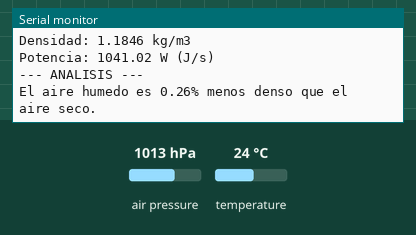
Simulated run of this sketch. Board: Arduino Uno, built with avr-gcc and run on an emulated ATmega328P. Parts: the last lines printed to the serial monitor. Inputs (shaded band) come from the test bench; at power-on: air pressure 1013 hPa, temperature 24 °C.

Above: at 6.1 s.
6.2 s: air pressure set to 952 hPa
At 10.7 s:
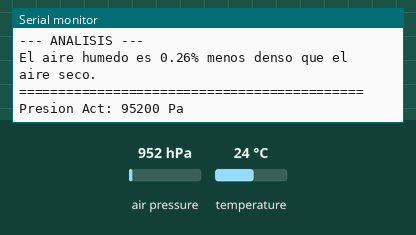
12.5 s: temperature set to 12 °C
At 17.0 s:
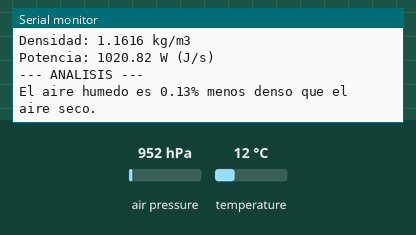
18.8 s: air pressure set to 975 hPa
At 22.4 s:
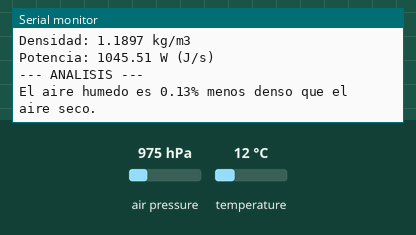
Timing chart, 0 to 23.9 s (numbered marks = the images above; inputs shaded):
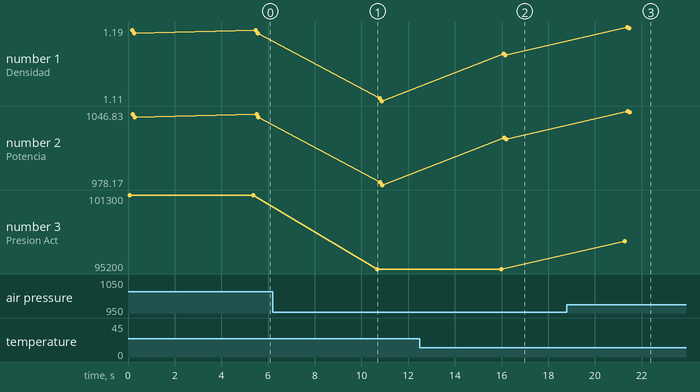

The sketch:

DENSIDAD_Y_VELOCIDAD.ino
```cpp
#include <Wire.h>
#include <Adafruit_BMP085.h>

Adafruit_BMP085 bmp;// objeto que usara el sensor

// --- Constantes Físicas ---
const float R_SECO = 287.05;   // Constante aire seco [J/kg*K]
const float R_VAPOR = 461.495; // Constante vapor de agua [J/kg*K]
const float RADIO = 1.0;       // Radio de la columna de aire (1 metro)
const float PI_VAL = 3.141592;// el numero es al redondeo
const float AREA = PI_VAL * (RADIO * RADIO);

const float v_viento = 8.24;         // Parámetro WS10M (m/s)
const float humedad_relativa = 23.11; // Parámetro RH2M (%)

void setup() {
  Serial.begin(9600);// inicia el monitor serial
  if (!bmp.begin()) {
    Serial.println("ERROR: No se encontro el BMP180!");
    while (1);
  }
  Serial.println("BMP180 detectado OK!");
}

void loop() {
  // 1. Lecturas del sensor
  float temperaturaC = bmp.readTemperature();
  long presionPa = bmp.readPressure();
  float tempK = temperaturaC + 273.15;

  // 2. Método Clásico (Aire Seco - Gases Ideales)
  float densidadSeca = presionPa / (R_SECO * tempK);
  float potenciaSeca = 0.5 * densidadSeca * AREA * pow(v_viento, 3);

  // 3. Método CIPM-2007 (Aire Húmedo)
  // Presión de saturación usando la ecuación de Tetens
  float pSat = 610.78 * pow(10, (7.5 * temperaturaC) / (temperaturaC + 237.3));
  // Presión parcial del vapor de agua
  float pV = pSat * (humedad_relativa / 100.0);
  // Presión parcial del aire seco
  float pD = presionPa - pV;
  // Densidad húmeda final
  float densidadCIPM = (pD / (R_SECO * tempK)) + (pV / (R_VAPOR * tempK));
  float potenciaCIPM = 0.5 * densidadCIPM * AREA * pow(v_viento, 3);

  // --- Impresión de Resultados ---
  Serial.println("============================================");
  Serial.print("Presion Act: "); Serial.print(presionPa); Serial.println(" Pa");
  Serial.print("Temp Act:    "); Serial.print(temperaturaC, 1); Serial.println(" C");
  Serial.print("Humedad (NASA): "); Serial.print(humedad_relativa); Serial.println(" %");

  Serial.println("\n--- METODO 1: AIRE SECO ---");
  Serial.print("Densidad: "); Serial.print(densidadSeca, 4); Serial.println(" kg/m3");
  Serial.print("Potencia: "); Serial.print(potenciaSeca, 2); Serial.println(" W (J/s)");

  Serial.println("\n--- METODO 2: CIPM-2007 ---");
  Serial.print("Densidad: "); Serial.print(densidadCIPM, 4); Serial.println(" kg/m3");
  Serial.print("Potencia: "); Serial.print(potenciaCIPM, 2); Serial.println(" W (J/s)");

  // Cálculo del porcentaje de diferencia para tu análisis
  float dif_porcentaje = ((densidadSeca - densidadCIPM) / densidadSeca) * 100.0;
  Serial.println("\n--- ANALISIS ---");
  Serial.print("El aire humedo es "); Serial.print(dif_porcentaje, 2);
  Serial.println("% menos denso que el aire seco.");

  delay(5000);
}
```

Measured:
- after the input at 6.2 s, the serial monitor: prints a new line after 4.5 s (image 1)
- after the input at 12.5 s, the serial monitor: prints a new line after 3.5 s (image 2)
- after the input at 18.8 s, the serial monitor: prints a new line after 2.5 s (image 3)
- plotted number 1: 1.18 → 1.11 after the input at 6.2 s, 1.11 → 1.16 after the input at 12.5 s, 1.16 → 1.19 after the input at 18.8 s
- plotted number 2: 1041.02 → 978.17 after the input at 6.2 s, 978.17 → 1020.82 after the input at 12.5 s, 1020.82 → 1045.51 after the input at 18.8 s
- plotted number 3: 101300 → 95200 after the input at 6.2 s, 95200 → 97500 after the input at 18.8 s
